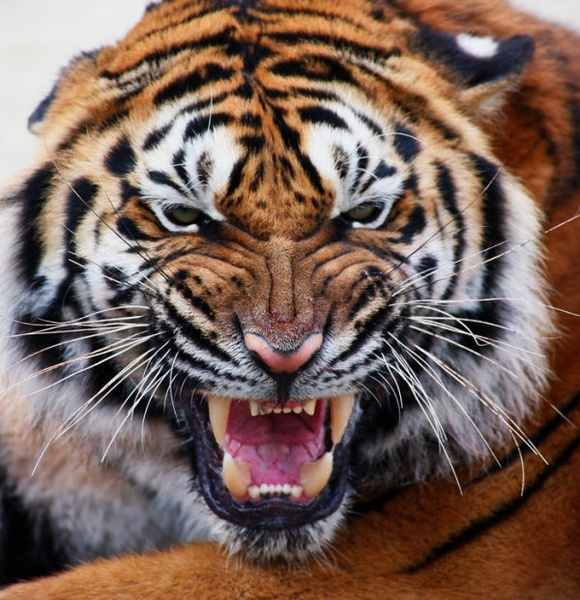
#> input picture data/ds_l4/tiger.jpg, 580 x 600 px, found by its file name
$ jupyter execute --allow-errors ds_lecture_four.ipynb   (shell and % lines are left out)
#> lines starting #> are read from the running program, lines starting #| are printed output that depends on the picture; after the words box and inside, x2 and y2 are one past the last pixel; in counts of white or black regions, pixels touching at a corner belong together
[cell 1]
import numpy as np
import pandas as pd
import matplotlib.pyplot as plt
from skimage.io import imread
from skimage.transform import resize
from scipy.ndimage import convolve
from collections import Counter
import re
from nltk.corpus import stopwords
import nltk
from nltk.stem.porter import PorterStemmer
from sklearn.datasets import fetch_20newsgroups
from sklearn.feature_extraction.text import CountVectorizer, TfidfVectorizer

nltk.download('stopwords')
#> (this line was passed over: nltk is not available in this run)

==========================
Working with Images and Text
==========================

[cell 2]
tiger_image = imread('data/ds_l4/tiger.jpg')
#> tiger_image is the input picture: shape (600, 580, 3); mean R, G, B 120.5, 97.3, 87.5
tiger_image.shape
#> Out = (600, 580, 3)

[cell 3]
tiger_image.dtype

[cell 4]
r, g, b = tiger_image[:, :, 0], tiger_image[:, :, 1], tiger_image[:, :, 2]
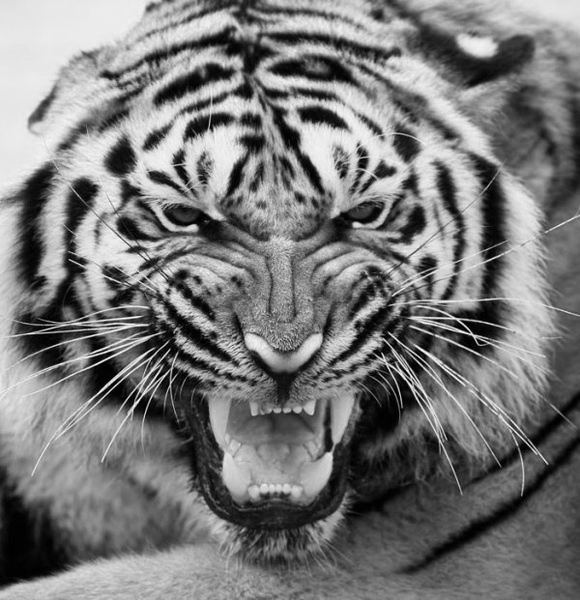
#> r: shape (600, 580); min 0, max 255, mean 120.5
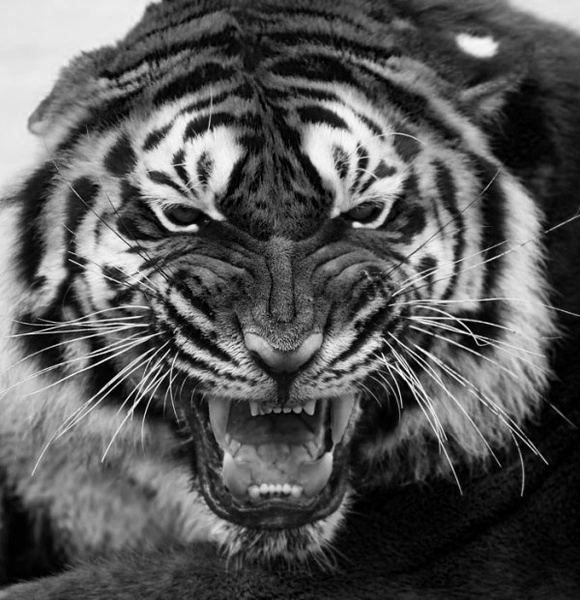
#> b: shape (600, 580); min 0, max 255, mean 87.5

[cell 5]
plt.imshow(tiger_image)
plt.colorbar()
plt.show()

[cell 6]
plt.imshow(r, cmap='Reds_r')
plt.colorbar()

[cell 7]
plt.hist(r.ravel(), bins=256, color='r', alpha=0.7)
plt.hist(g.ravel(), bins=256, color='g', alpha=0.7)
plt.hist(b.ravel(), bins=256, color='b', alpha=0.7)

plt.xlim(0, 255)

plt.xlabel('Value')
plt.ylabel('Num Pixels')
plt.show()
#> figure, not shown here; tallest bar 2981 high, from x = 231.1 to 232.1; tallest bar 2678 high, from x = 27.89 to 28.89; tallest bar 3673 high, from x = 8.96 to 9.96

[cell 8]
# [10 lines of commented-out code are left out]

[cell 9]
plt.imshow(r, cmap='Reds_r')
plt.colorbar()

[cell 10]
tiger_grayscale = 0.299 * r + 0.587 * g + 0.144 * b
# tiger_grayscale = r + g + b
plt.imshow(tiger_grayscale, cmap='gray')
# plt.imshow(tiger_grayscale)
plt.show()

[cell 11]
plt.imshow(tiger_image[::2, ::2, :],
           cmap='gray')  # Now we took 4 times less pixels to work with. This is down sampling.

[cell 12]
np.product(tiger_image.shape)
#> Out = 1044000

[cell 13]
np.product(tiger_image[::2, ::2, :].shape)
#> Out = 261000

[cell 14]
tiger_sample = tiger_grayscale[100:110, 100:110].astype(int)
tiger_sample
plt.imshow(tiger_sample, cmap='gray')  #

[cell 15]
conv_filter = np.array([
    [0, 1, 0],
    [0, -1, 0],
    [0, 1, 0]
])

[cell 16]
res = convolve(tiger_sample, conv_filter)
plt.imshow(res, cmap='gray')  #
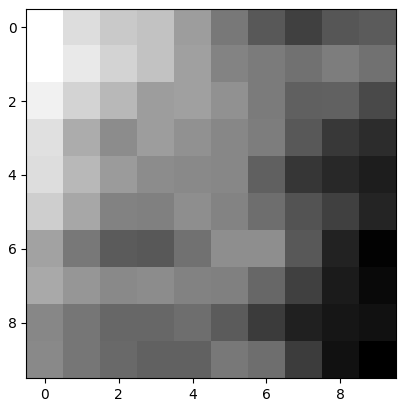
#> figure drawn by matplotlib, 1 panel

[cell 17]
# conv_filt = np.ones([16, 16]) / 256   # filter radius
conv_filt = np.array([  #soberl filter
    [1, 0, -1],
    [2, 0, -2],
    [1, 0, -1],
])
res = convolve(tiger_grayscale, conv_filt)
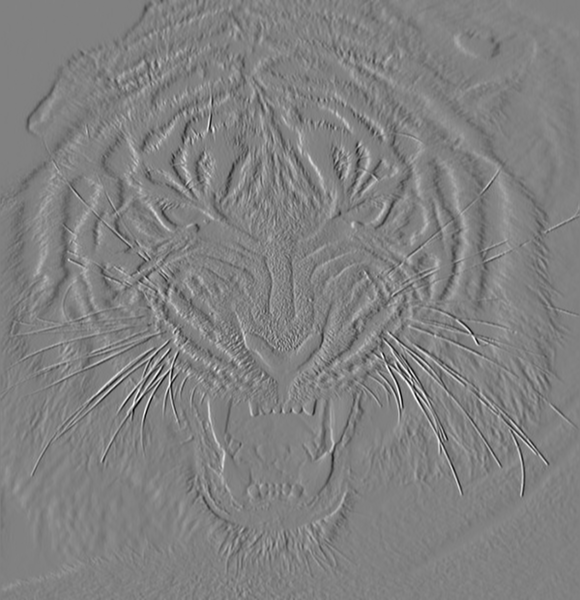
#> res: shape (600, 580) float64; min -841.5, max 818.6, mean -1.6; drawn with min black and max white
res_one = convolve(tiger_grayscale, conv_filt.T)
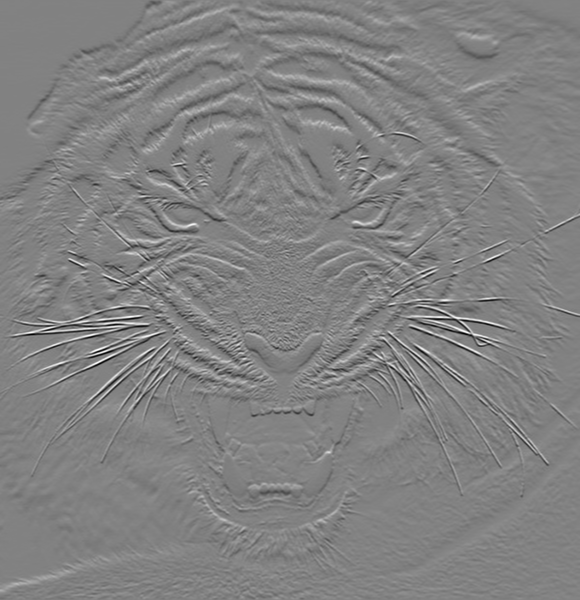
#> res_one: shape (600, 580) float64; min -932.2, max 896.4, mean -0.9; drawn with min black and max white
plt.imshow(res, cmap='gray', vmin=-5, vmax=5)  # increase contrast
plt.show()
plt.imshow(res_one, cmap='gray', vmin=-10, vmax=10)  # increase contrast
plt.show()  #
plt.imshow(tiger_grayscale, cmap='gray')  #
plt.show()  #
plt.imshow((res - tiger_grayscale), cmap='gray', vmin=-20, vmax=20)
plt.show()
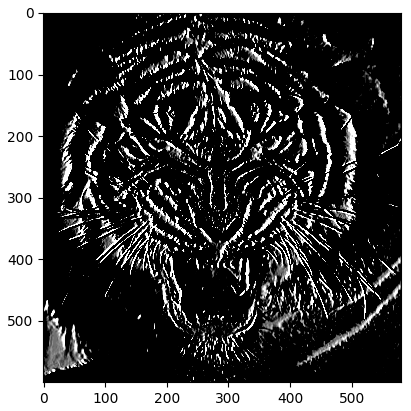
#> figure drawn by matplotlib, 1 panel

[cell 18]
# img[img < 40] = 0
# img[img > 215] = 255
# y = 43/35x - 48 #math function of a line with y1=0, y2=255  and x1=40, x2 = 215
thresholded = tiger_grayscale.copy()
thresholded[thresholded < 100] = 0
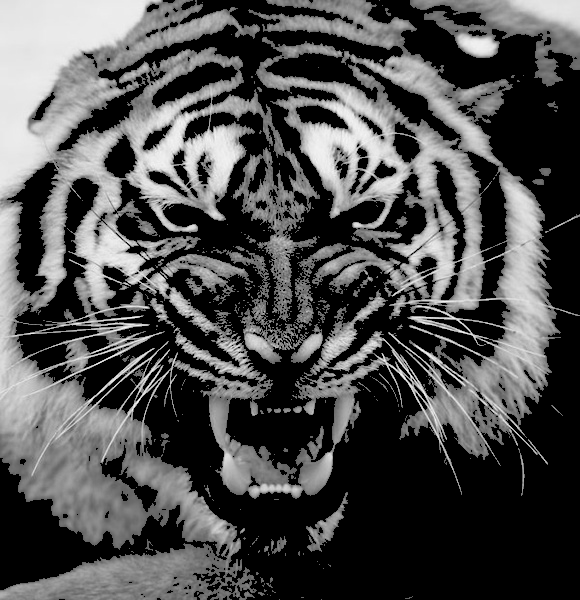
#> thresholded: shape (600, 580) float64; min 0, max 262.1, mean 80.6; drawn with min black and max white
thresholded[thresholded >= 100] = 255
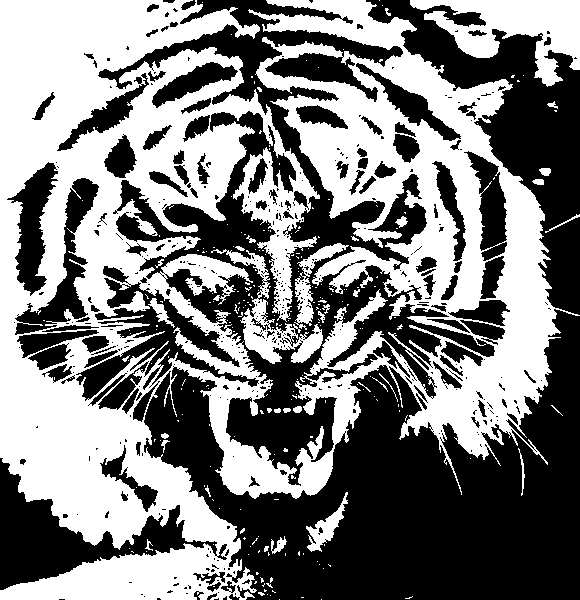
#> thresholded: shape (600, 580) float64; 49.4% white; 255 white regions (222 under 20 px), largest, box (x1, y1, x2, y2) and area: (0, 0, 580, 600) 158229, (410, 0, 580, 87) 6881, (211, 249, 323, 364) 2805

[cell 19]
plt.imshow(thresholded, cmap='gray')
plt.show()

[cell 20]
plt.imshow(tiger_grayscale / tiger_grayscale.mean(), cmap='gray')
plt.show()
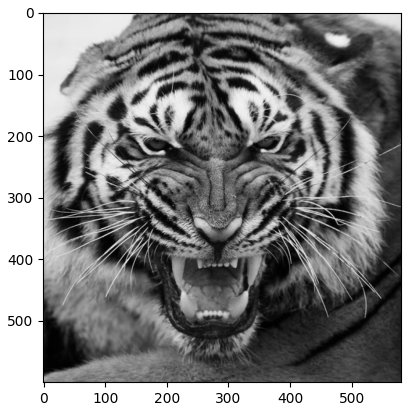
#> figure drawn by matplotlib, 1 panel

Standartisation:

[cell 21]
tiger_standartized = (tiger_grayscale - tiger_grayscale.mean()) / tiger_grayscale.std(ddof=1)
tiger_standartized.mean(), tiger_standartized.std(ddof=1)
#> Out = (-1.19e-16, 1)

[cell 22]
plt.imshow(tiger_standartized, cmap='gray')

[cell 23]
new = resize(tiger_grayscale, (200, 200))
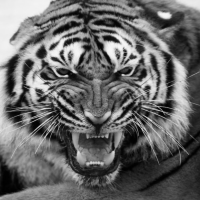
#> new: shape (200, 200) float64; min 0.71, max 247.6, mean 105.8
plt.imshow(new, cmap='Blues')
